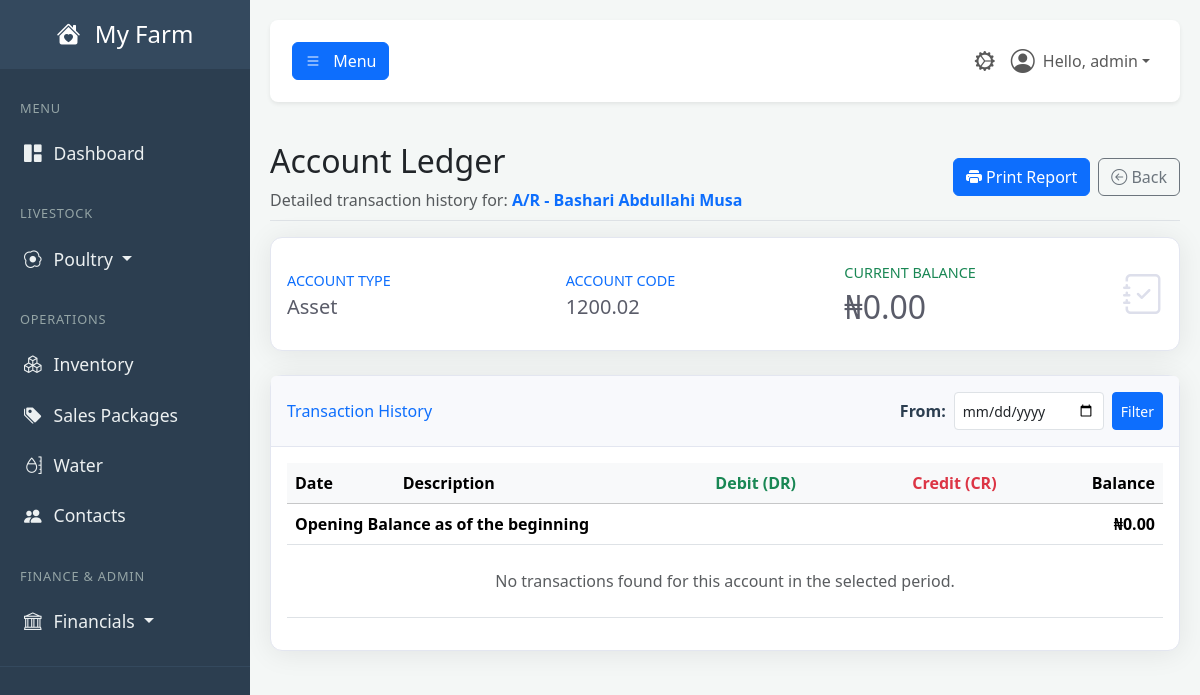
/financials/ledger/29 (signed in), run on an earlier commit of the app's database.
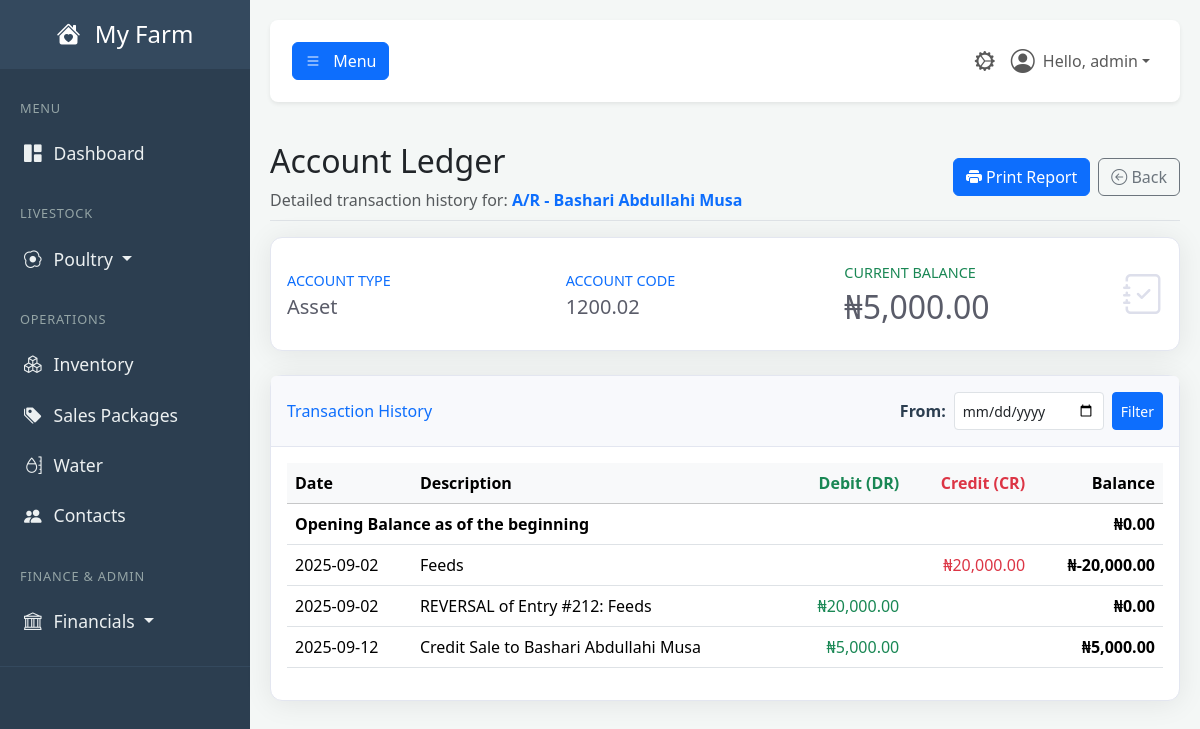
And on a later commit of the database.
### tables this page shows
CREATE TABLE journal_entries (
            id INTEGER PRIMARY KEY,
            transaction_date TEXT NOT NULL,
            description TEXT NOT NULL,
            debit_account_id INTEGER NOT NULL,
            credit_account_id INTEGER NOT NULL,
            amount REAL NOT NULL,
            created_by_user_id INTEGER NOT NULL,
            related_contact_id INTEGER,
            related_sale_id INTEGER, -- Links back to a specific sale
            created_at TIMESTAMP DEFAULT CURRENT_TIMESTAMP, is_closed INTEGER DEFAULT 0,
            FOREIGN KEY (debit_account_id) REFERENCES accounts (id),
            FOREIGN KEY (credit_account_id) REFERENCES accounts (id),
            FOREIGN KEY (created_by_user_id) REFERENCES users (id),
            FOREIGN KEY (related_contact_id) REFERENCES contacts (id),
            FOREIGN KEY (related_sale_id) REFERENCES sales (id)
        );

### app.py (the view)
@app.route('/financials/ledger/<int:account_id>')
@login_required
@permission_required('view_general_journal')
def account_ledger(account_id):
    db = get_db()
    account_row = db.execute("SELECT * FROM accounts WHERE id = ?", (account_id,)).fetchone()
    if not account_row:
        flash("Account not found.", "danger")
        return redirect(url_for('chart_of_accounts'))
    account = dict(account_row)
    balance_row = db.execute("SELECT (SELECT COALESCE(SUM(amount), 0) FROM journal_entries WHERE debit_account_id = ?) - (SELECT COALESCE(SUM(amount), 0) FROM journal_entries WHERE credit_account_id = ?) as current_balance", (account_id, account_id)).fetchone()
    current_balance = balance_row['current_balance'] if balance_row else 0
    account['balance'] = -current_balance if account['type'] in ['Liability', 'Equity', 'Revenue'] else current_balance
    start_date = request.args.get('start_date', date.today().replace(month=1, day=1).strftime('%Y-%m-%d'))
    opening_balance_row = db.execute("SELECT (SELECT COALESCE(SUM(amount), 0) FROM journal_entries WHERE debit_account_id = ? AND transaction_date < ?) - (SELECT COALESCE(SUM(amount), 0) FROM journal_entries WHERE credit_account_id = ? AND transaction_date < ?) as opening_balance", (account_id, start_date, account_id, start_date)).fetchone()
    opening_balance = opening_balance_row['opening_balance'] if opening_balance_row else 0
    transactions = db.execute("SELECT transaction_date as date, description, CASE WHEN debit_account_id = ? THEN amount ELSE 0 END as debit, CASE WHEN credit_account_id = ? THEN amount ELSE 0 END as credit FROM journal_entries WHERE (debit_account_id = ? OR credit_account_id = ?) AND transaction_date >= ? ORDER BY transaction_date ASC, id ASC", (account_id, account_id, account_id, account_id, start_date)).fetchall()
    running_balance = opening_balance
    ledger_entries = []
    for tx_row in transactions:
        tx = dict(tx_row)
        running_balance += tx['debit'] - tx['credit']
        tx['running_balance'] = running_balance
        ledger_entries.append(tx)
    return render_template('account_ledger.html', user=g.user, account=account, ledger_entries=ledger_entries, opening_balance=opening_balance)

### app.py (called while the page is built)
def get_db():
    if 'db' not in g:
        g.db = sqlite3.connect(DATABASE)
        g.db.row_factory = sqlite3.Row
    return g.db

def login_required(f):
    @wraps(f)
    def decorated_function(*args, **kwargs):
        if 'user_id' not in session:
            flash('Please log in to access this page.', 'warning')
            return redirect(url_for('login'))
        g.user = User.get_by_id(session['user_id'])
        if not g.user:
            session.clear()
            return redirect(url_for('login'))
        return f(*args, **kwargs)
    return decorated_function

def permission_required(permission_name):
    def decorator(f):
        @wraps(f)
        def decorated_function(*args, **kwargs):
            if not hasattr(g, 'user') or not g.user.has_permission(permission_name):
                flash('You do not have the required permission.', 'danger')
                return redirect(url_for('dashboard'))
            return f(*args, **kwargs)
        return decorated_function
    return decorator

### templates/account_ledger.html (shortened to what the changed rows need)
{% extends "base.html" %}
{% block content %}
    <div class="printable-area">
        <div class="d-flex justify-content-between flex-wrap flex-md-nowrap align-items-center pt-3 pb-2 mb-3 border-bottom">
            <div>
                <h1 class="h2">Account Ledger</h1>
            </div>
        </div>
        <div class="row">
            <div class="col-lg-12 mb-4">
                <div class="card shadow h-100 py-2 report-card">
                    <div class="card-body">
                        <div class="row no-gutters align-items-center">
                            <div class="col">
                                <div class="text-xs font-weight-bold text-success text-uppercase mb-1">Current Balance</div>
                                <div class="h2 mb-0 font-weight-bold text-gray-800">₦{{ '{:,.2f}'.format(account.balance) }}</div>
                            </div>
                        </div>
                    </div>
                </div>
            </div>
        </div>
        <div class="card shadow report-card">
            <div class="card-body">
                <div class="table-responsive">
                    <table class="table">
                        <thead class="table-light">
                            <tr>
                                <th>Date</th>
                                <th>Description</th>
                                <th class="text-end text-success">Debit (DR)</th>
                                <th class="text-end text-danger">Credit (CR)</th>
                                <th class="text-end">Balance</th>
                            </tr>
                        </thead>
                        <tbody>
                            {% for entry in ledger_entries %}
                            <tr>
                                <td>{{ entry.date }}</td>
                                <td>{{ entry.description }}</td>
                                <td class="text-end text-success">
                                    {% if entry.debit > 0 %}₦{{ '{:,.2f}'.format(entry.debit) }}{% endif %}
                                </td>
                                <td class="text-end text-danger">
                                    {% if entry.credit > 0 %}₦{{ '{:,.2f}'.format(entry.credit) }}{% endif %}
                                </td>
                                <td class="text-end fw-bold">₦{{ '{:,.2f}'.format(entry.running_balance) }}</td>
                            </tr>
                            {% else %}
                            <tr><td colspan="5" class="text-center text-muted py-4">No transactions found for this account in the selected period.</td></tr>
                            {% endfor %}
                        </tbody>
                    </table>
                </div>
            </div>
        </div>
    </div>
{% endblock %}

What changed in the data, as far as the page shows it:
added journal_entries: date "2025-09-02", description "Feeds", credit "20,000.00", running_balance "-20,000.00"
added journal_entries: date "2025-09-02", description "REVERSAL of Entry #212: Feeds", debit "20,000.00", running_balance "0.00"
added journal_entries: date "2025-09-12", description "Credit Sale to Bashari Abdullahi Musa", debit "5,000.00", running_balance "5,000.00"
Also different on the page:
{{ '{:,.2f}'.format(account.balance) }}: "0.00" → "5,000.00"
text no longer shown: "No transactions found for this account in the selected period."
